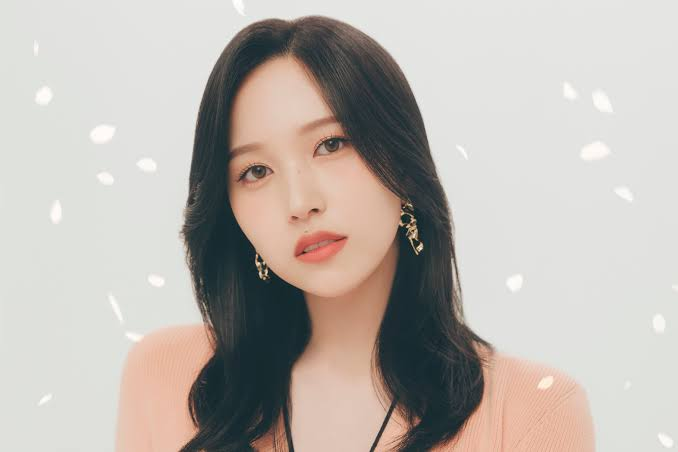
#> input picture mina.jpg, 678 x 452 px
$ python bj.py
#> lines starting #> are read from the running program, lines starting #| are printed output that depends on the picture; after the words box and inside, x2 and y2 are one past the last pixel; in counts of white or black regions, pixels touching at a corner belong together
import cv2 as cv
gambar = cv.imread('mina.jpg')
#> gambar is the input picture: shape (452, 678, 3); mean B, G, R 175, 180.9, 187.6

ubahKeGray = cv.cvtColor(gambar, cv.COLOR_BGR2GRAY)
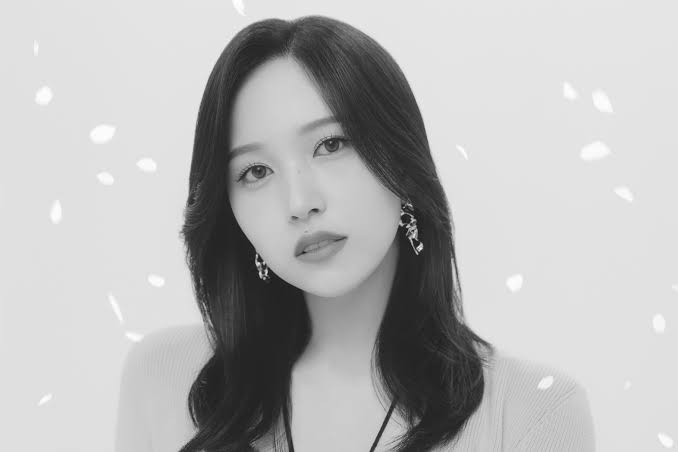
#> ubahKeGray: shape (452, 678); min 18, max 255, mean 182.3
ubahKeGray = cv.medianBlur(ubahKeGray, 7)
tepi = cv.adaptiveThreshold(ubahKeGray, 350, cv.ADAPTIVE_THRESH_MEAN_C, cv.THRESH_BINARY, 9, 2.5)
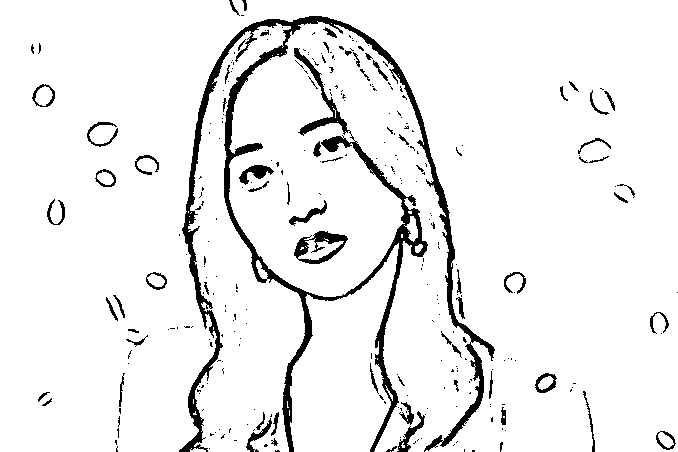
#> tepi: shape (452, 678); 93.3% white; 297 black regions (232 under 20 px), largest, box (x1, y1, x2, y2) and area: (179, 16, 495, 452) 14084, (294, 231, 348, 264) 731, (239, 165, 274, 185) 313

cv.imshow("Tepi", tepi)
cv.waitKey()
